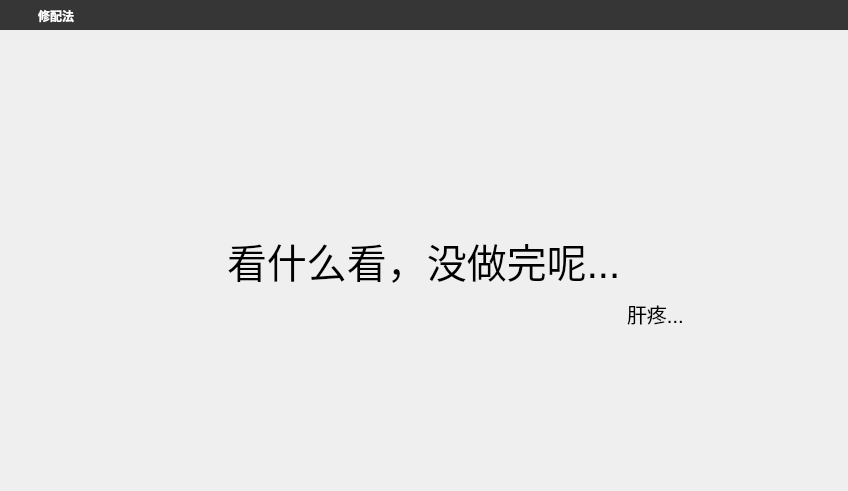
<?xml version="1.0" encoding="UTF-8"?>
<ui version="4.0">
 <class>fitting_method</class>
 <widget class="QMainWindow" name="fitting_method">
  <property name="geometry">
   <rect>
    <x>0</x>
    <y>0</y>
    <width>848</width>
    <height>491</height>
   </rect>
  </property>
  <property name="windowTitle">
   <string>MainWindow</string>
  </property>
  <widget class="QWidget" name="centralWidget">
   <layout class="QVBoxLayout" name="verticalLayout">
    <property name="spacing">
     <number>0</number>
    </property>
    <property name="leftMargin">
     <number>0</number>
    </property>
    <property name="topMargin">
     <number>0</number>
    </property>
    <property name="rightMargin">
     <number>0</number>
    </property>
    <property name="bottomMargin">
     <number>0</number>
    </property>
    <item>
     <widget class="QWidget" name="widgetTitle" native="true">
      <property name="minimumSize">
       <size>
        <width>0</width>
        <height>30</height>
       </size>
      </property>
      <property name="maximumSize">
       <size>
        <width>16777215</width>
        <height>30</height>
       </size>
      </property>
      <property name="styleSheet">
       <string notr="true">QWidget#widgetTitle{background:#363636;}
QLabel#labelTitle{color:white;padding:8px 0px 5px;}
QPushButton#btnBack,QPushButton#btnMin,QPushButton#btnMax,QPushButton#btnExit{
        border-radius:0px;
        color: #F0F0F0;
        background-color:rgba(0,0,0,0);
        border-style:none;
    }
QPushButton#btnBack:hover,QPushButton#btnMin:hover,QPushButton#btnMax:hover{
        background-color: qlineargradient(spread:pad, x1:0, y1:1, x2:0, y2:0, stop:0 rgba(25, 134, 199, 0), stop:1 #5CACEE);
    }
QPushButton#btnExit:hover{
        background-color: qlineargradient(spread:pad, x1:0, y1:1, x2:0, y2:0, stop:0 rgba(238, 0, 0, 128), stop:1 rgba(238, 44, 44, 255));
    }</string>
      </property>
      <layout class="QHBoxLayout" name="horizontalLayout">
       <property name="spacing">
        <number>0</number>
       </property>
       <property name="leftMargin">
        <number>5</number>
       </property>
       <property name="topMargin">
        <number>0</number>
       </property>
       <property name="rightMargin">
        <number>0</number>
       </property>
       <property name="bottomMargin">
        <number>2</number>
       </property>
       <item>
        <widget class="QPushButton" name="btnBack">
         <property name="sizePolicy">
          <sizepolicy hsizetype="Fixed" vsizetype="Fixed">
           <horstretch>0</horstretch>
           <verstretch>0</verstretch>
          </sizepolicy>
         </property>
         <property name="minimumSize">
          <size>
           <width>30</width>
           <height>30</height>
          </size>
         </property>
         <property name="maximumSize">
          <size>
           <width>30</width>
           <height>30</height>
          </size>
         </property>
         <property name="toolTip">
          <string>返回</string>
         </property>
         <property name="text">
          <string/>
         </property>
         <property name="autoDefault">
          <bool>true</bool>
         </property>
         <property name="flat">
          <bool>true</bool>
         </property>
        </widget>
       </item>
       <item>
        <widget class="QLabel" name="labelTitle">
         <property name="font">
          <font>
           <family>宋体</family>
           <pointsize>9</pointsize>
           <weight>75</weight>
           <bold>true</bold>
          </font>
         </property>
         <property name="styleSheet">
          <string notr="true"/>
         </property>
         <property name="text">
          <string>修配法</string>
         </property>
        </widget>
       </item>
       <item>
        <widget class="QPushButton" name="btnMin">
         <property name="sizePolicy">
          <sizepolicy hsizetype="Fixed" vsizetype="Fixed">
           <horstretch>0</horstretch>
           <verstretch>0</verstretch>
          </sizepolicy>
         </property>
         <property name="minimumSize">
          <size>
           <width>30</width>
           <height>30</height>
          </size>
         </property>
         <property name="maximumSize">
          <size>
           <width>30</width>
           <height>30</height>
          </size>
         </property>
         <property name="toolTip">
          <string>最小化</string>
         </property>
         <property name="text">
          <string/>
         </property>
         <property name="autoDefault">
          <bool>true</bool>
         </property>
         <property name="flat">
          <bool>true</bool>
         </property>
        </widget>
       </item>
       <item>
        <widget class="QPushButton" name="btnMax">
         <property name="sizePolicy">
          <sizepolicy hsizetype="Fixed" vsizetype="Fixed">
           <horstretch>0</horstretch>
           <verstretch>0</verstretch>
          </sizepolicy>
         </property>
         <property name="minimumSize">
          <size>
           <width>30</width>
           <height>30</height>
          </size>
         </property>
         <property name="maximumSize">
          <size>
           <width>30</width>
           <height>30</height>
          </size>
         </property>
         <property name="toolTip">
          <string>最大化</string>
         </property>
         <property name="text">
          <string/>
         </property>
         <property name="autoDefault">
          <bool>true</bool>
         </property>
         <property name="flat">
          <bool>true</bool>
         </property>
        </widget>
       </item>
       <item>
        <widget class="QPushButton" name="btnExit">
         <property name="sizePolicy">
          <sizepolicy hsizetype="Fixed" vsizetype="Fixed">
           <horstretch>0</horstretch>
           <verstretch>0</verstretch>
          </sizepolicy>
         </property>
         <property name="minimumSize">
          <size>
           <width>30</width>
           <height>30</height>
          </size>
         </property>
         <property name="maximumSize">
          <size>
           <width>30</width>
           <height>30</height>
          </size>
         </property>
         <property name="toolTip">
          <string>退出</string>
         </property>
         <property name="text">
          <string/>
         </property>
         <property name="autoDefault">
          <bool>true</bool>
         </property>
         <property name="flat">
          <bool>true</bool>
         </property>
        </widget>
       </item>
      </layout>
     </widget>
    </item>
    <item>
     <widget class="QWidget" name="widget" native="true">
      <layout class="QVBoxLayout" name="verticalLayout_3">
       <item>
        <layout class="QHBoxLayout" name="horizontalLayout_2">
         <item>
          <widget class="QLabel" name="label_3">
           <property name="text">
            <string/>
           </property>
          </widget>
         </item>
         <item>
          <widget class="QLabel" name="label">
           <property name="font">
            <font>
             <pointsize>30</pointsize>
            </font>
           </property>
           <property name="text">
            <string>看什么看，没做完呢...</string>
           </property>
          </widget>
         </item>
         <item>
          <layout class="QVBoxLayout" name="verticalLayout_2" stretch="2,1,1">
           <item>
            <layout class="QVBoxLayout" name="verticalLayout_4">
             <item>
              <widget class="QLabel" name="label_4">
               <property name="text">
                <string/>
               </property>
              </widget>
             </item>
            </layout>
           </item>
           <item>
            <widget class="QLabel" name="label_2">
             <property name="font">
              <font>
               <pointsize>15</pointsize>
              </font>
             </property>
             <property name="text">
              <string>肝疼...</string>
             </property>
            </widget>
           </item>
           <item>
            <layout class="QVBoxLayout" name="verticalLayout_5">
             <item>
              <widget class="QLabel" name="label_5">
               <property name="text">
                <string/>
               </property>
              </widget>
             </item>
            </layout>
           </item>
          </layout>
         </item>
        </layout>
       </item>
      </layout>
     </widget>
    </item>
   </layout>
  </widget>
 </widget>
 <layoutdefault spacing="6" margin="11"/>
 <resources/>
 <connections/>
</ui>
